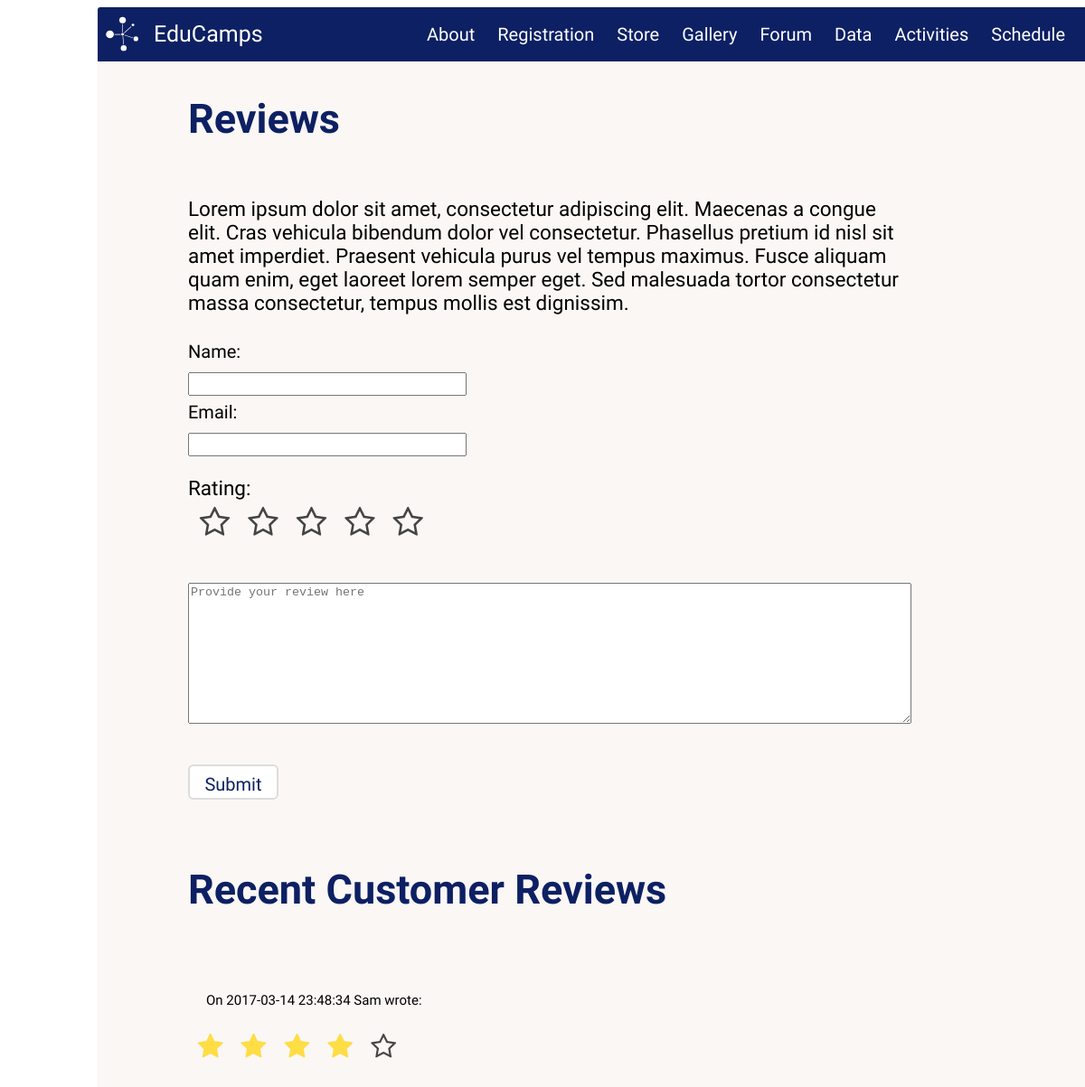
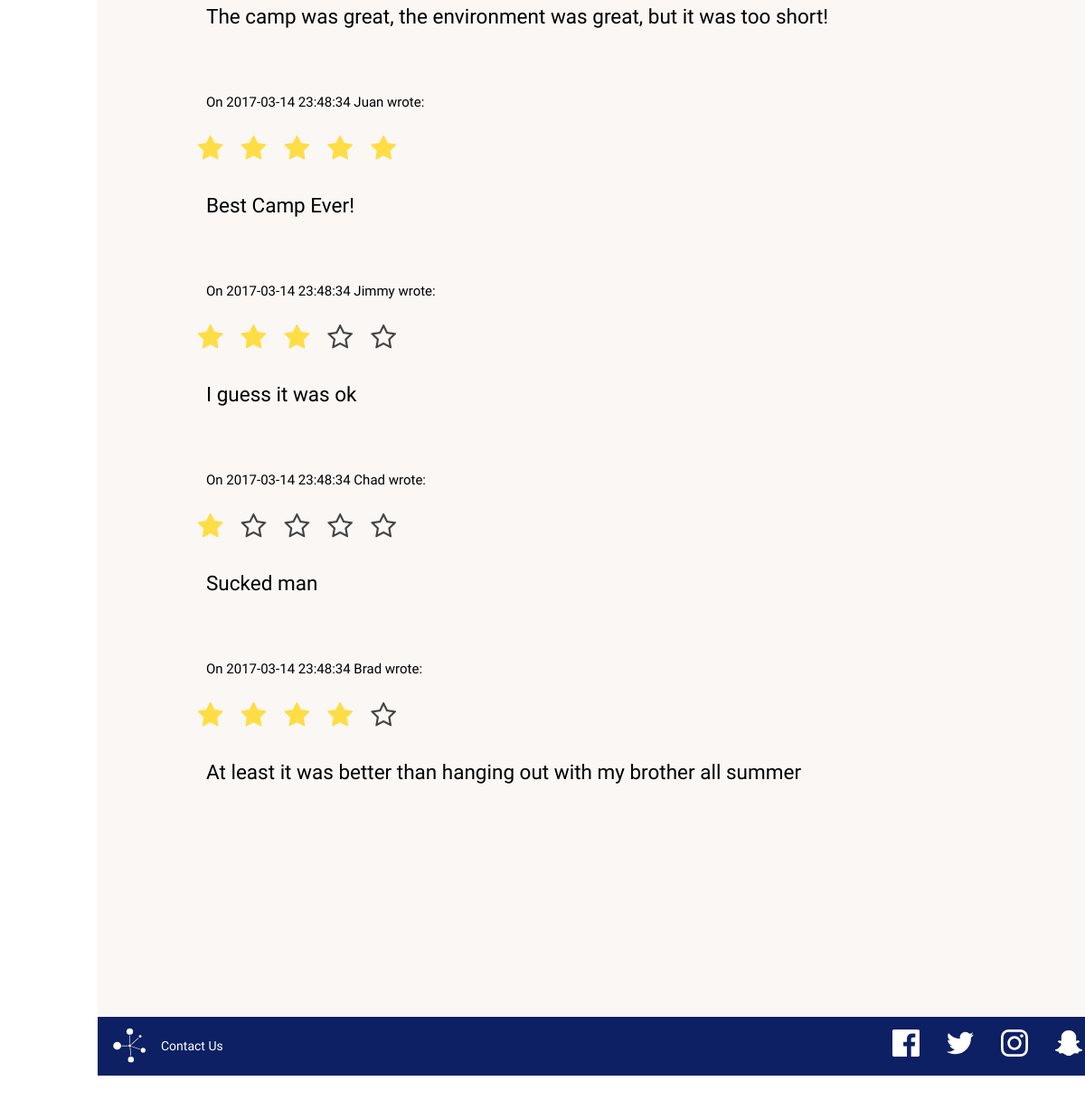
The page /forum/index.php on the database its author committed (2 pictures, top to bottom).
### tables this page shows
CREATE TABLE forum(
    post_id int AUTO_INCREMENT,
    name varchar(255),
    email varchar(255),
    stars int,
    post_date datetime DEFAULT NOW(),
    content text(65535),
    PRIMARY KEY (post_id)
);

### forum/index.php (the view, shortened to what this page needs)
<!DOCTYPE html>
<html>
    <head>
        <link href=../stylesheets/main.css media=screen rel=stylesheet type=text/css />
        <link rel="stylesheet" href="//netdna.bootstrapcdn.com/font-awesome/4.2.0/css/font-awesome.min.css">
    </head>
    <body>
        <div class=main_container>
            <div id=menubar>
                <a href="../">
                    <img id="logo" src="../icons/logo.svg" alt="EduCamps logo" /><label id="topname">EduCamps</label>
                </a>
                <table>
                    <tr>
                        <td><a href=../about>About</a></td>
                        <td><a href=../registration>Registration</a></td>
                        <td><a href=../store>Store</a></td>
                        <td><a href=../gallery>Gallery</a></td>
                        <td><a href=../forum>Forum</a></td>
                        <td><a href=../data>Data</a></td>
                        <td><a href=../activities>Activities</a></td>
                        <td><a href=../schedule>Schedule</a></td>
                    </tr>
                </table>
            </div>
            <div id="forum_main_content" class = "main_content">
            <h2> Reviews </h2>
            <p> Lorem ipsum dolor sit amet, consectetur adipiscing elit. Maecenas a congue elit. Cras vehicula bibendum dolor vel consectetur. Phasellus pretium id nisl sit amet imperdiet. Praesent vehicula purus vel tempus maximus. Fusce aliquam quam enim, eget laoreet lorem semper eget. Sed malesuada tortor consectetur massa consectetur, tempus mollis est dignissim.</p>
                <form action = "" method = "post" id = "forum_form">
                    <div class = "commenter_info">
                        <label> Name: <input type = "text" name = "name" id = "name"></label> <br/>
                        <label> Email: <input type = "text" name = "email" id = "email"></label>
                    </div>
                     <div class = "stars">
                        <p>Rating: </p>
                        <label class="star star-5" for="star-5"></label>
                        <label class="star star-4" for="star-4"></label>
                        <label class="star star-3" for="star-3"></label>
                        <label class="star star-2" for="star-2"></label>
                        <label class="star star-1" for="star-1"></label>
                     </div>
                    <textarea id = "content" name = "content" cols = 75% rows = 10 placeholder="Provide your review here"></textarea> <br/>
                    <input type=button id="forum_submit" value = "Submit" class="button2"/>
                </form>
            <br/>
            <h2> Recent Customer Reviews </h2>
            <br/>
            <div id = "forum_submit_content">
            <?php
            $connection = mysqli_connect("localhost", "fourthreefour", "americo", "educamps");
            $rvwquery = mysqli_query($connection, "SELECT name, stars, content, post_date, stars FROM forum ORDER BY post_date DESC LIMIT 10");
                while($review = mysqli_fetch_assoc($rvwquery)){
                    ?>
                      <p class = "reviewer_info"> On <?= $review['post_date'] ?> <?= $review['name'] ?> wrote: </p>
                    <div class = "stars">
                    <?php for($i = 5; $i >=1; $i--)
                    {
                        if($i > $review["stars"]){?>
                          <label class="star" ></label>
                      <?php  }
                      else if($i <= $review["stars"]){ ?>
                        <label class="star" for="star-<?=$i ?>"></label>
                    <?php  }
                    }?>
                      </div>
                      <p> <?=$review['content']?> </p>
                    <br/>
                    <?php
                      }
              ?>
            </div>
             </div>
						 <div id=footer>
                 <div id="left-footer">
                     <img id="logo" src="../icons/logo.svg" alt="EduCamps logo" />
                     <a href="../contact">Contact Us</a>
                 </div>
                 <table id="right-footer">
                     <tr>
                         <td>
                             <a href="https://www.facebook.com"><img src=../icons/facebook.svg alt="facebook icon"/></a>
                             <a href="https://www.twitter.com"><img src=../icons/twitter.svg alt="twitter icon"/></a>
                             <a href="https://www.instagram.com"><img src=../icons/instagram.svg alt="instagram icon"/></a>
                             <a href="https://www.snapchat.com"><img src=../icons/snapchat.svg alt="snapchat icon"/></a>
                             <br/>
                         </td>
                     </tr>
                 </table>
             </div>
        </div>
    </body>
</html>

### stylesheets/main.css (style rules this page uses)
body { font-family:'Josefin Sans', sans-serif }
a { text-decoration:none;color:#0d2063 }
.button2 { color:#0d2063;background-color:white;border-radius:6px;border:solid gainsboro 2px;font-family:'Josefin Sans', sans-serif;font-size:20px;padding:5px;padding-top:10px;margin:auto;width:auto }
.button2 { color:#0d2063;background-color:white;border-radius:6px;border:solid gainsboro 2px;font-family:'Josefin Sans', sans-serif;font-size:20px;padding:5px;padding-top:10px;margin-top:10px }
.commenter_info { line-height:30px;width:300px }
.commenter_info label { font-size:20px }
.commenter_info input { width:100% }
#forum_form { display:flex;flex-direction:column;justify-content:flex-start }
#forum_submit { margin:inherit;width:100px }
#forum_main_content { min-width:650px;max-width:800px;height:auto;margin-left:100px;display:flex;flex-direction:column;height:auto;padding-bottom:100px }
#forum_main_content p { font-size:.75em;text-align:left }
#forum_main_content input { line-height:20px }
#forum_main_content textarea { margin-top:0px }
#forum_main_content div.stars { width:270px;display:inline-block }
#forum_main_content .stars { width:100px;display:inline-block;float:right }
#forum_main_content .stars p { margin-bottom:-5px }
#forum_main_content label.star { float:right;padding:10px;font-size:36px;color:#444;transition:all .2s }
#forum_main_content input.star:checked ~ label.star:before { content:'\f005';color:#FD4;transition:all .25s }
#forum_main_content label.star:before { content:'\f006';font-family:FontAwesome }
#forum_main_content .button2 { color:#0d2063;background-color:white;border-radius:6px;border:solid gainsboro 2px;font-family:'Josefin Sans', sans-serif;font-size:20px;padding:5px;padding-top:10px;margin-top:10px }
#forum_submit_content { min-width:650px;max-width:800px;height:auto;margin-left:20px;display:flex;flex-direction:column;height:auto;padding-bottom:100px }
#forum_submit_content p { font-size:.75em;text-align:left }
#forum_submit_content div.stars { margin-left:-50px;width:270px;display:inline-block }
#forum_submit_content .stars { width:100px;display:inline-block;float:right }
#forum_submit_content label.star { float:right;padding:10px;font-size:30px;color:#444;transition:all .2s }
#forum_submit_content input.star:checked ~ label.star:before { content:'\f005';color:#FD4;transition:all .25s }
#forum_submit_content label.star:before { content:'\f006';font-family:FontAwesome }
#forum_submit_content .reviewer_info { font-size:15px }
td { font-size:20px }
h2 { color:#0d2063 }
body { padding-left:100px;padding-right:100px }
.main_container { min-width:1100px;max-width:1600px;margin:auto;background-color:#faf7f5;margin-bottom:100px }
#logo { float:left;height:40px;width:auto;margin-left:7px }
#menubar { width:100%;height:60px;background-color:#0d2063;color:#0d2063;font-size:20px;border-top-left-radius:3px;border-top-right-radius:3px;display:flex;justify-content:space-between;align-items:center }
#menubar table { float:right;display:flex;justify-content:flex-end;border-spacing:5px;margin-left:15px;margin-right:15px;vertical-align:center }
#menubar td { padding:10px;border-radius:3px;border-width:1.5px;border-spacing:20px;text-decoration-line:underline }
#menubar a { color:white;text-decoration:none;line-height:10px;margin-top:5px }
#menubar>a { margin-top:0px;height:100%;display:flex;flex-direction:row;justify-content:center;align-items:center }
#topname { padding-left:15px;font-size:1.25em;cursor:pointer }
#footer { width:100%;height:65px;background-color:#0d2063;color:#0d2063;position:relative;z-index:2;font-size:14px;display:flex;justify-content:space-between }
#footer #right-footer { display:flex;justify-content:flex-end;align-items:center;border-spacing:5px }
#footer #right-footer img { height:30px;width:auto;margin:5px;padding-top:0px;filter:invert(100%);padding-left:15px }
#footer #right-footer td { padding-top:0px;border-radius:3px;border-width:1.5px;border-spacing:20px;text-decoration-line:underline;vertical-align:center }
#footer #left-footer { display:flex;justify-content:center;align-items:center }
#footer #left-footer a { color:white;text-decoration:none;padding-top:0px;margin-left:10px }
#footer #left-footer img { height:40px;width:auto;margin:5px;padding-top:0px;padding-left:10px }
.main_content { background-color:#faf7f5;width:100%;height:auto;font-size:30px }

### rows shown on the page
forum: post_date "2017-03-14 23:48:34", name "Sam", stars 4 (drawn), content "The camp was great, the environment was great, but it was too short!"
forum: post_date "2017-03-14 23:48:34", name "Juan", stars 5 (drawn), content "Best Camp Ever!"
forum: post_date "2017-03-14 23:48:34", name "Jimmy", stars 3 (drawn), content "I guess it was ok"
forum: post_date "2017-03-14 23:48:34", name "Chad", stars 1 (drawn), content "Sucked man"
forum: post_date "2017-03-14 23:48:34", name "Brad", stars 4 (drawn), content "At least it was better than hanging out with my brother all summer"
